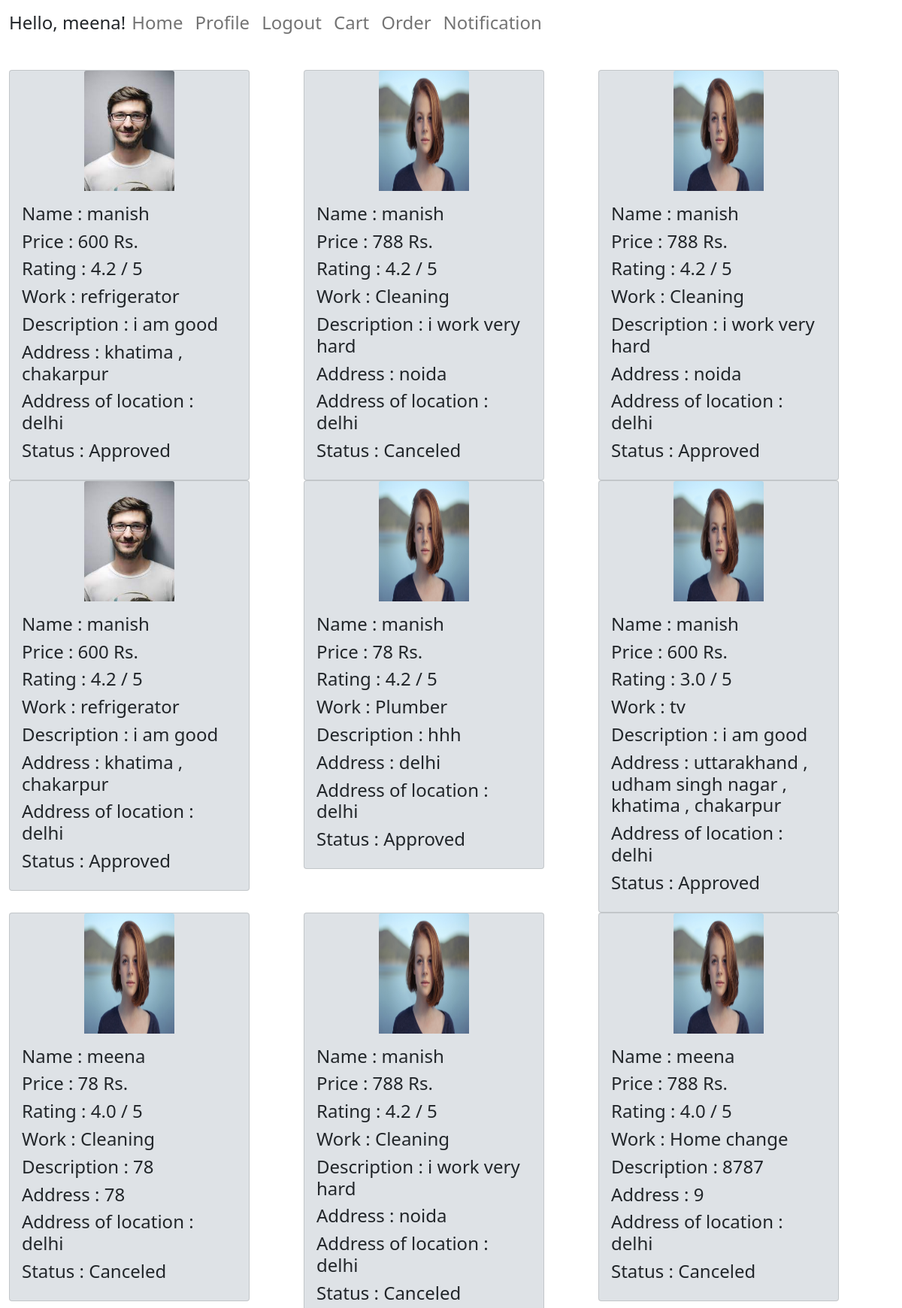
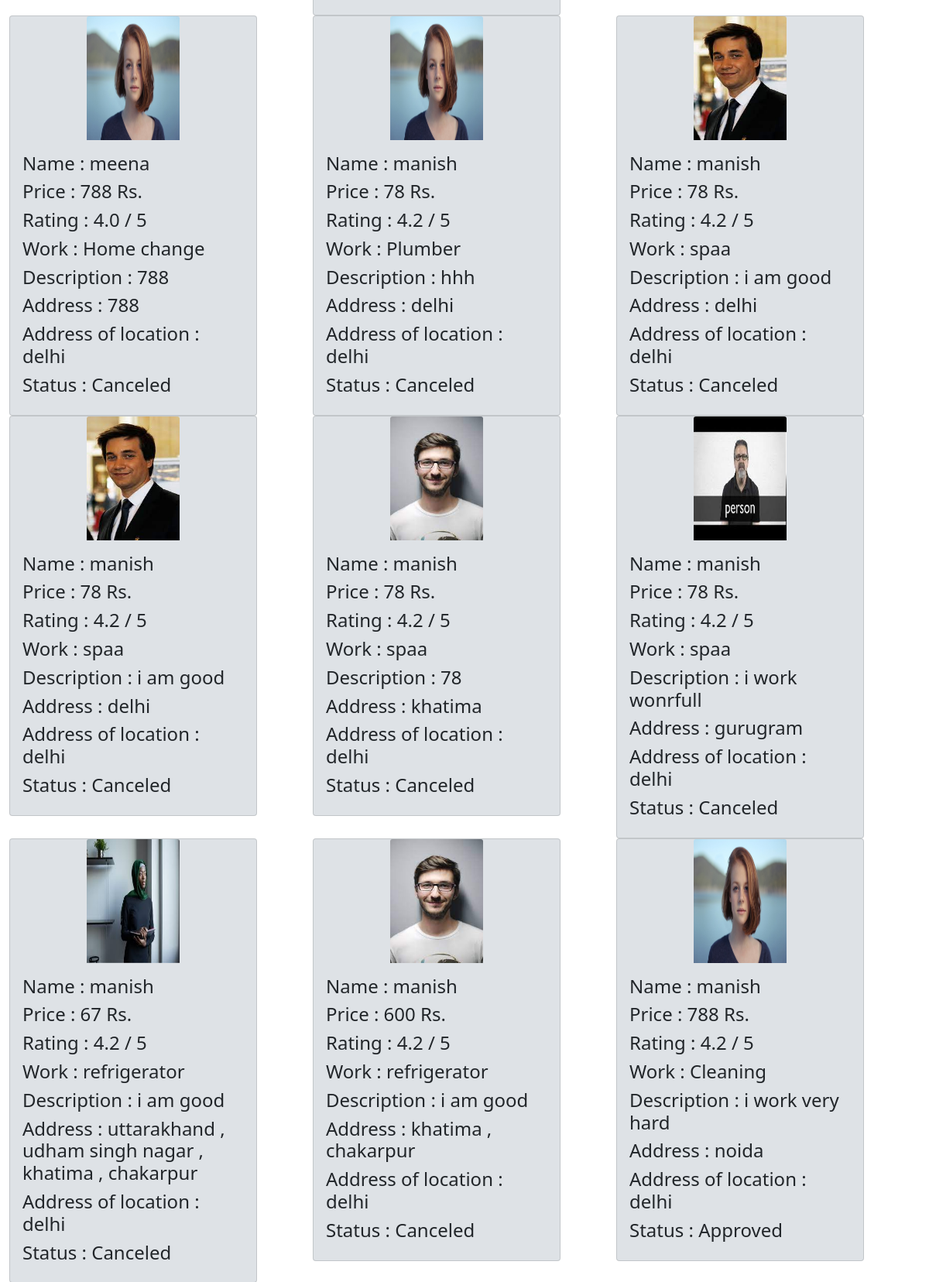
Page /order (signed in, upper part) on the committed database (2 pictures, top to bottom).
### user/models.py (models this page shows, shortened)
class Employee(models.Model):
    user_id = models.CharField(max_length=100 , default=None)
    service = models.CharField(max_length=100 )
    name = models.CharField(max_length=100 )
    category = models.CharField(max_length=100 , default=None)
    cost = models.IntegerField(default = 0)
    rating = models.FloatField(default = 4.2)
    description = models.TextField(default = None)
    address = models.TextField(blank = True , default = None)
    image = models.FileField(upload_to = 'user/static/user/image')

class Choose(models.Model):
    user_id = models.CharField(max_length=100 )
    emp_id = models.CharField(max_length=100 )
    cart = models.BooleanField(default=True)
    address = models.TextField(blank = True , default = None)
    status = models.TextField(blank = True , default = "Not replied")
    order_date = models.DateTimeField(default=timezone.now)

### user/view/order.py (the view, shortened to what this page needs)
# urls.py: path('order' , order , name = 'order'),
@login_required(login_url='/login')
def order(req , order_pk = None ,  user_pk = None):
    if req.user.is_authenticated:
        user_obj = req.user
        profile_obj = Profile.objects.filter(user = user_obj).first()
        if profile_obj is None:
            return redirect('/login')
    user_obj = req.user
    emplist = []
    if user_pk is None:
        if not order_pk is None:
            choose_obj = Choose.objects.filter(pk = order_pk ).first()
            choose_obj.cart = False
            choose_obj.order_date = datetime.now()
            choose_obj.save()
            messages.success(req, 'Your order is succesfully done .')
            return redirect('/order')
    choose_obj = Choose.objects.filter(user_id = user_obj.id , cart = False ).all().order_by("-order_date")
    for order in choose_obj:
        data=Employee.objects.filter(pk = order.emp_id).first()
        user_obj = User.objects.filter(pk = order.user_id).first()
        profile_obj = Profile.objects.filter(user = user_obj).first()
        if profile_obj is None:
            return redirect('/login')
        if data.category == "None":
            work = data.service
        else:
            work = data.category
        Disc={"name":data.name,"image":data.image,"description":data.description,"cost":data.cost,"rating":data.rating,"work":work,"address":data.address,"location":order.address,"status":order.status,"orderid":order.id}
        emplist.append(Disc)
    return render(req , 'user/order.html' , {'present': len(emplist) , 'employees' : emplist } )

### user/templates/user/order.html (shortened to what this page needs)
{% extends 'user/base.html' %}
{% block content %}
{% load static %}
{% if present == 0 %}
    <h2>No order history</h2>
{% else %}
            <div class="card-group">
                {% for employee in employees %}
                <div class="col" >
                    <div class="card" style="width: 20rem; background-color:#dee2e6;">
                        <img class="card-img-top" style="margin-left: auto;margin-right: auto; width:10vw; height: 20vh"src = "{% static employee.image %}" style="width: 20%; height:10vw;" alt="Card image cap">
                        <div class="card-body">
                            <h4> Name : {{employee.name}}</h4>
                            <h4> Price : {{employee.cost}} Rs.</h4>
                            <h4> Rating : {{employee.rating}} / 5</h4>
                            <h4> Work : {{employee.work}}</h4>
                            <h4> Description : {{employee.description}}</h4>
                            <h4> Address : {{employee.address}}</h4>
                            <h4> Address of location : {{employee.location}}</h4>
                            <h4> Status : {{employee.status}}</h4>
                        </div>
                    </div>
                </div>
                {% endfor %}
            </div>
{% endif %}
{% endblock %}

### user/templates/user/base.html (shortened to what this page needs)
<html>
  <head>
    <link href="https://cdn.jsdelivr.net/npm/bootstrap@5.1.3/dist/css/bootstrap.min.css" rel="stylesheet">
  </head>
  <body >
  <div class="container-fluid" >
    <nav class="navbar navbar-expand-lg navbar-light ">
      <h4>Hello, {{ user.username|default:'Guest' }}! </h4>
      <div class="collapse navbar-collapse" id="navbarNav">
        <ul class="navbar-nav">
        <li class="nav-item active">
            <h4><a class="nav-link" href="{% url 'user'%} ">Home </a></h4>
        </li>
      {% if user.is_authenticated %}
        <li class="nav-item active">
            <h4><a class="nav-link" href="{% url 'profile'%} ">Profile </a></h4>
        </li>
        <li class="nav-item active">
            <h4><a class="nav-link" href="{% url 'logout'%} ">Logout </a></h4>
        </li>
        <li class="nav-item">
            <h4><a class="nav-link" href="{% url 'cart'%}">Cart</a></h4>
        </li>
        <li class="nav-item">
            <h4><a class="nav-link" href="{% url 'order'%}">Order</a></h4>
        </li>
        <li class="nav-item">
          <h4><a class="nav-link" href="{% url 'notification'%}">Notification</a></h4>
        </li>
        </ul>
      </div>
      {% endif %}
    </nav>
    <br>
    {% block content %}
    {% endblock %}
  </div>
  </body>
</html>

### rows in the picture
Employee: image (picture), name "manish" "manish" "manish", rating "4.2" "4.2" "4.2", work "refrigerator" "refrigerator" "refrigerator", description "i am good" "i am good" "i am good", address "khatima , chakarpur" "khatima , chakarpur" "khatima , chakarpur"
Choose: location "delhi", status "Approved"
Employee: image (picture), name "manish" "manish" "manish" "manish", rating "4.2" "4.2" "4.2" "4.2", work "Cleaning" "Cleaning" "Cleaning" "Cleaning", description "i work very hard" "i work very hard" "i work very hard" "i work very hard", address "noida" "noida" "noida" "noida"
Choose: location "delhi", status "Canceled"
Choose: location "delhi", status "Approved"
Choose: location "delhi", status "Approved"
Employee: image (picture), name "manish" "manish", rating "4.2" "4.2", work "Plumber" "Plumber", description "hhh" "hhh", address "delhi" "delhi"
Choose: location "delhi", status "Approved"
Employee: image (picture), name "manish", rating "3.0", work "tv", description "i am good", address "uttarakhand , udham singh nagar , khatima , chakarpur"
Choose: location "delhi", status "Approved"
Employee: image (picture), name "meena", rating "4.0", work "Cleaning", description "78", address "78"
Choose: location "delhi", status "Canceled"
Choose: location "delhi", status "Canceled"
Employee: image (picture), name "meena", rating "4.0", work "Home change", description "8787"
Choose: location "delhi", status "Canceled"
Employee: image (picture), name "meena", rating "4.0", work "Home change", description "788", address "788"
Choose: location "delhi", status "Canceled"
Choose: location "delhi", status "Canceled"
Employee: image (picture), name "manish" "manish", rating "4.2" "4.2", work "spaa" "spaa", description "i am good" "i am good", address "delhi" "delhi"
Choose: location "delhi", status "Canceled"
Choose: location "delhi", status "Canceled"
Employee: image (picture), name "manish", rating "4.2", work "spaa", description "78", address "khatima"
Choose: location "delhi", status "Canceled"
Employee: image (picture), name "manish", rating "4.2", work "spaa", description "i work wonrfull", address "gurugram"
Choose: location "delhi", status "Canceled"
Employee: image (picture), name "manish", rating "4.2", work "refrigerator", description "i am good", address "uttarakhand , udham singh nagar , khatima , chakarpur"
Choose: location "delhi", status "Canceled"
Choose: location "delhi", status "Canceled"
Choose: location "delhi", status "Approved"

### other values in the picture
{{ user.username|default:'Guest' }} "meena"
{{ employee.cost }} "600" "788" "788" "600" "78" "600" "78" "788" "788" "788" "78" "78" "78" "78" "78" "67" "600" "788"
{{ employee.address }} "9"
